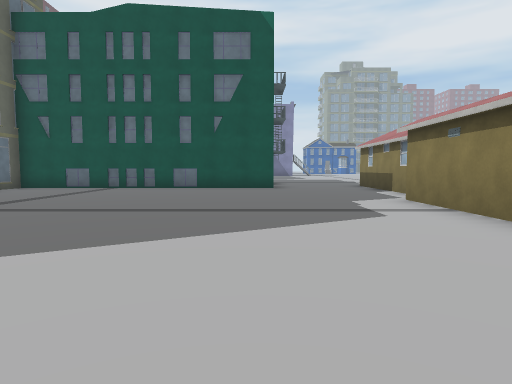
View 1 (above)

24 first-person views from a walk through a Unity game level. The camera is 1.2 m above the floor, tilts 4° down and sees 75° across. The floor is counted in squares, 2 m on a side. Each view is taken from the middle of a square. On the plan, view 1 faces up. The plan holds only what a view shows up to about 10 squares ahead; the rest is blank. The place goes on beyond the plan. The player is left out. Some surface patterns are stand-ins.

View 2
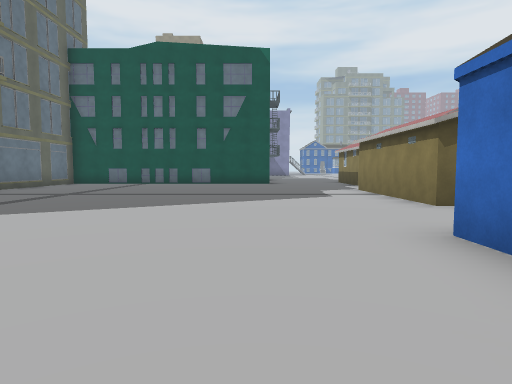

View 3
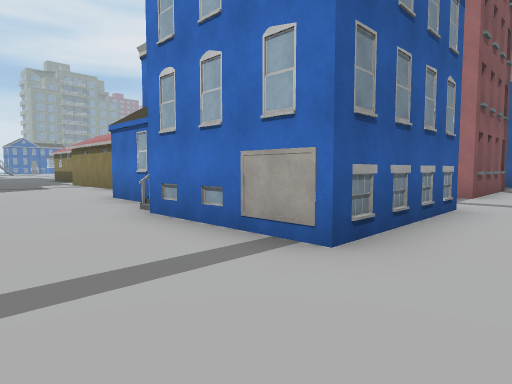

View 4
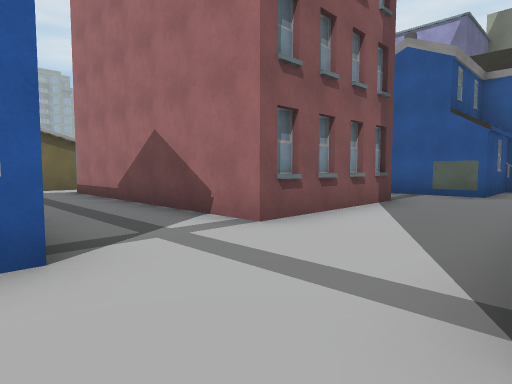

View 5
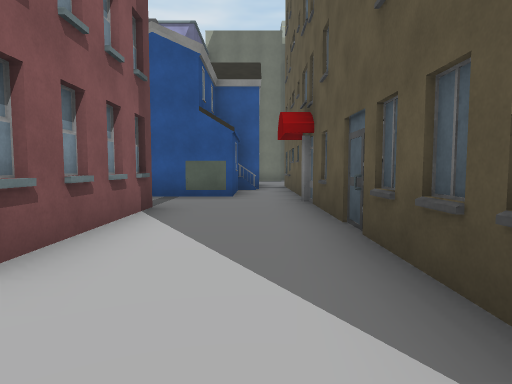

View 6
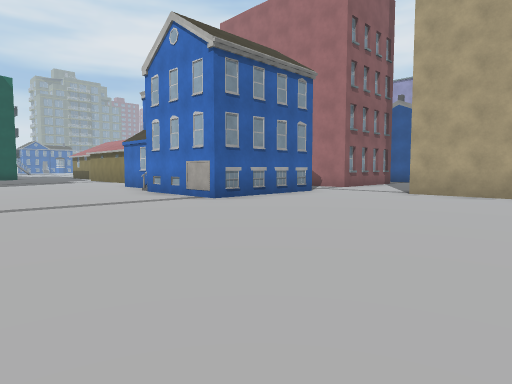

View 7
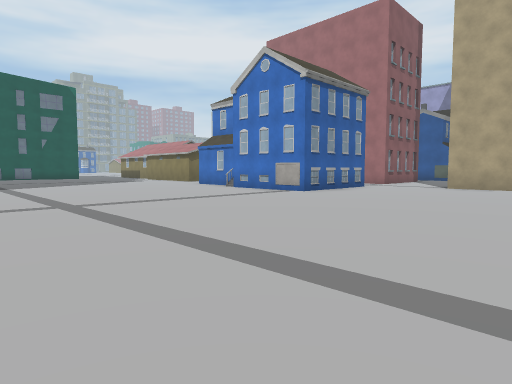

View 8
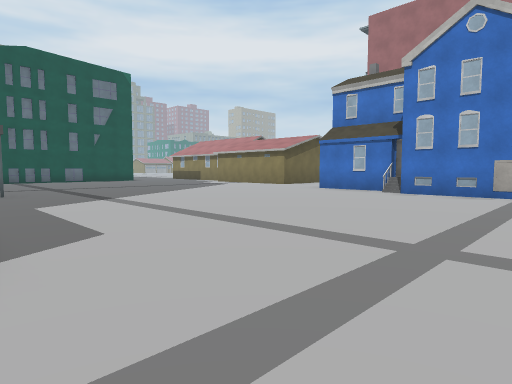

View 9
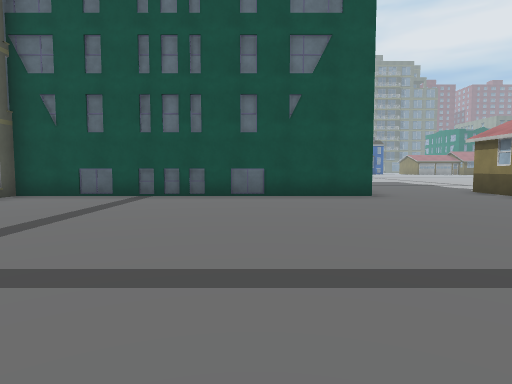

View 10
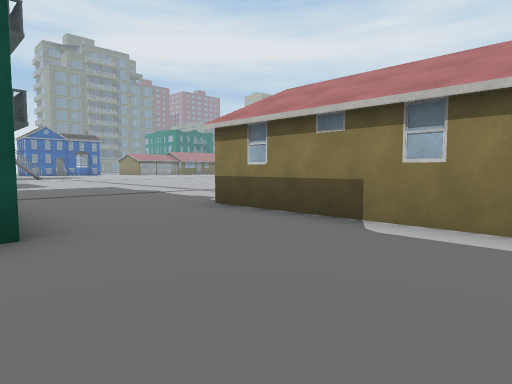

View 11
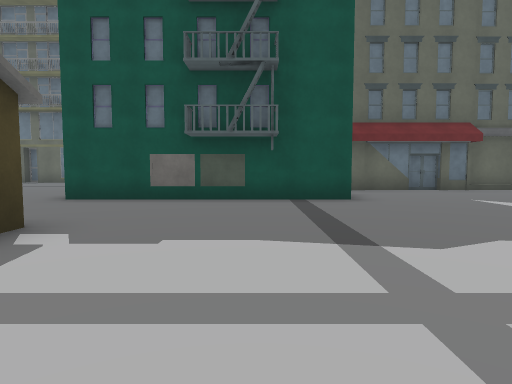

View 12
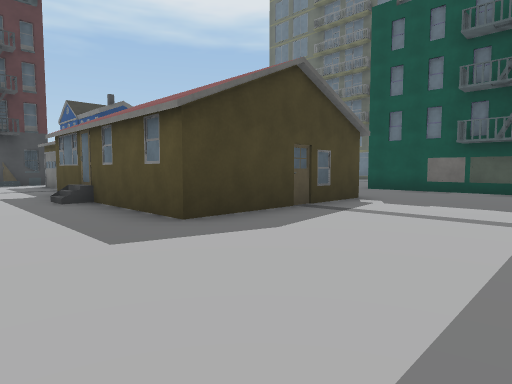

View 13
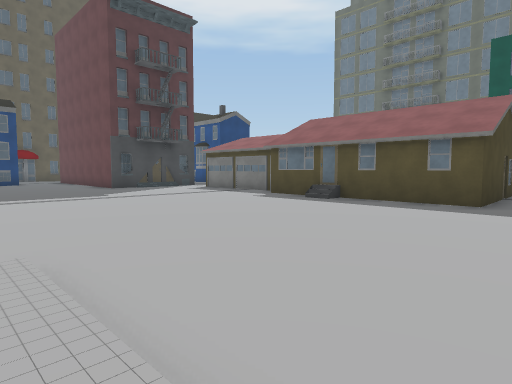

View 14
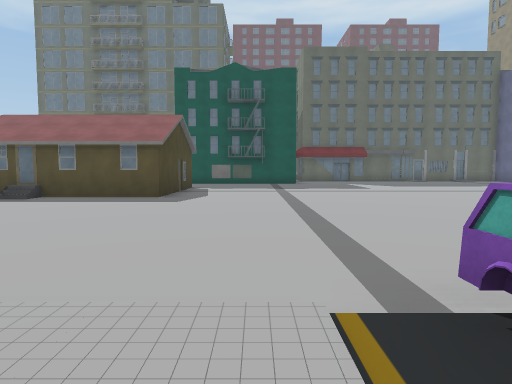

View 15
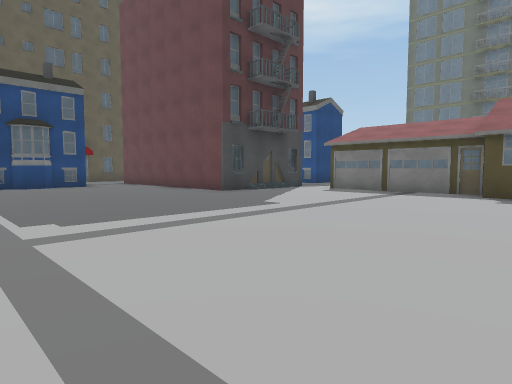

View 16
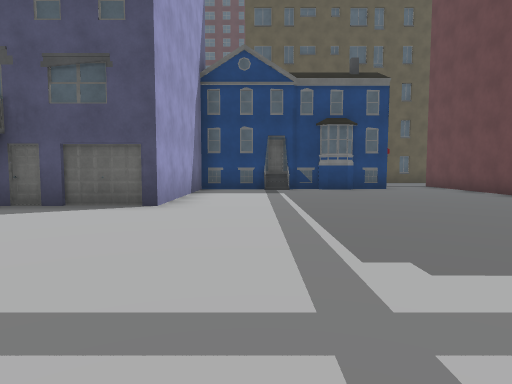

View 17
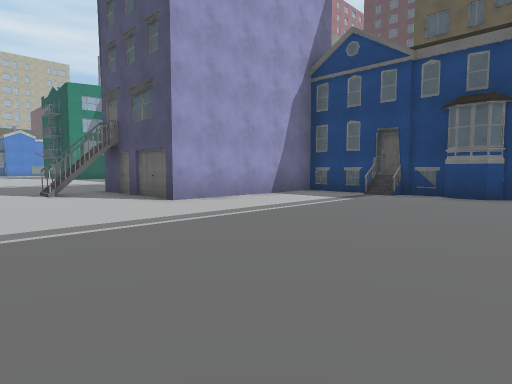

View 18
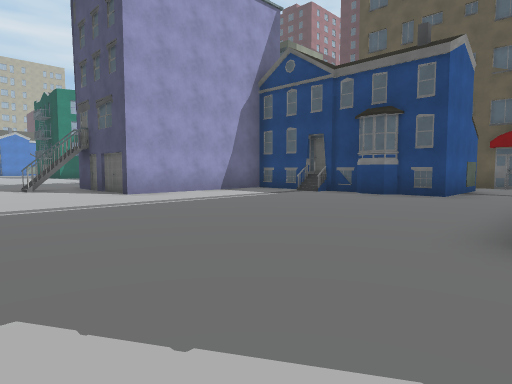

View 19
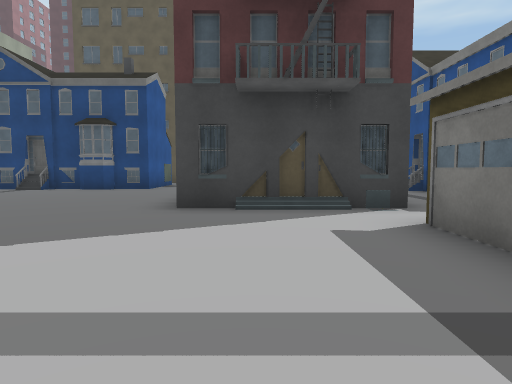

View 20
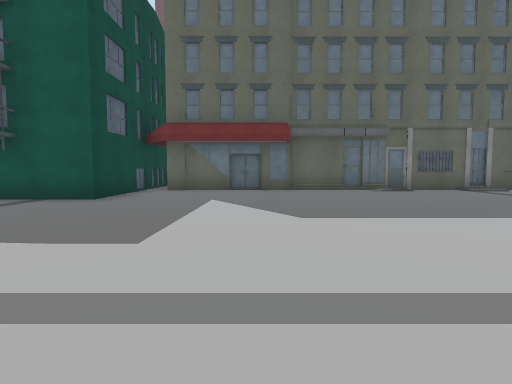

View 21
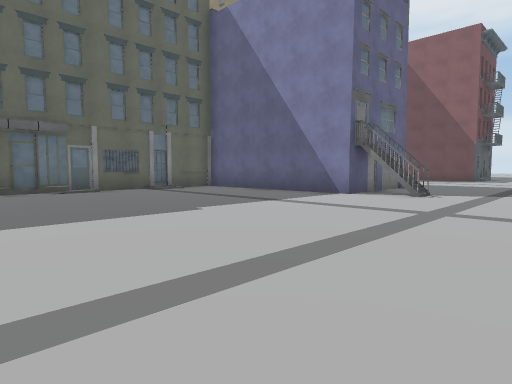

View 22
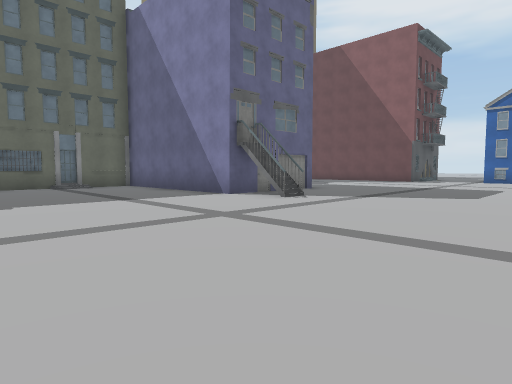

View 23
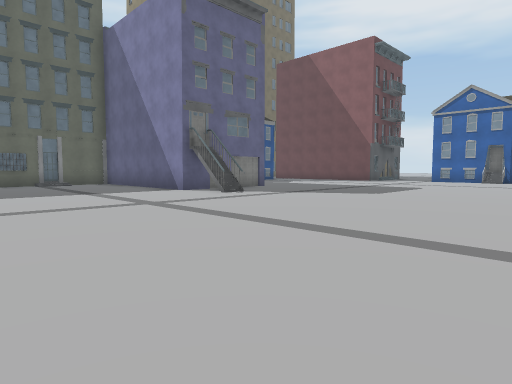

View 24
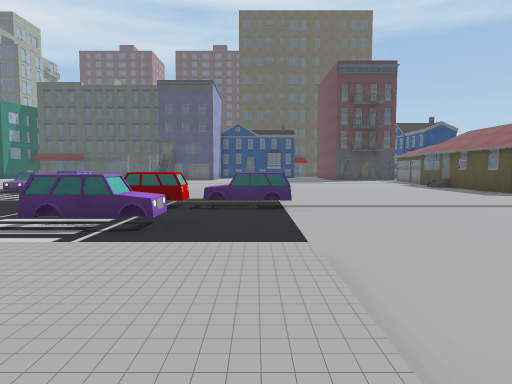

### Floor plan
Key: @ floor where view 1 was taken; # wall or solid block; x gap in a wall; . main floor; : floor 0.25 m higher than the main floor; / step, stairs or slope; B building; O other object.
Columns run from 7 left of view 1 to 21 right of it. Each row starts with its distance up from view 1.
 33              ....
 32             ......
 31            .......
 30           #.......
 29           #.......
 28           ##......
 27        ####.......
 26     # .............
 25     #/.............
 24     #B.............
 23     #..............
 22     #..............
 21     #..........       :
 20     #..........
 19     #............   ..
 18     #............. .......
 17     #..................OO.
 16     #B##...................
 15        #..............OOO ..
 14        #..............:::  .
 13        #..............:    O
 12        #..............     O
 11 #      #...#####......
 10 ...........#   #.......
  9 ...........#   #.......
  8  ..........#   #........
  7 ...........#  ##........
  6 ..........##  #.........
  5  .........#   B..........
  4  .........#   #...........
  3  .........#   B..............
  2  ..........  ..............#x
  1  ..........  .####.........x.
  0  ......@.B   .#  #.......####
 -1  ........#  ..#  #.......#
 -2 .........B  ..#  #.......#
 -3 ........#  #B.#  #.......#
 -4 ........#  #..## #.###B###
 -5 ........#   ..B###.###
 -6 ...................B###
 -7  .....................#
 -8  ............##########B
 -9  ............
-10  ............
-11  ........

Positions as (right, up) in squares from view 1, and headings:
1: (0, 0), facing up
2: (0, -3), facing up
3: (-1, -7), facing up-right
4: (4, -8), facing up-right
5: (5, -7), facing right
6: (-3, -11), facing up-right
7: (-6, -11), facing up-right
8: (-7, -6), facing up-right
9: (-2, 3), facing up
10: (0, 7), facing up-right
11: (7, 14), facing left
12: (10, 15), facing down-left
13: (15, 13), facing down-left
14: (16, 14), facing left
15: (16, 8), facing down-left
16: (16, 6), facing down
17: (12, 4), facing down-right
18: (10, 4), facing down-right
19: (9, 6), facing down
20: (7, 19), facing left
21: (7, 20), facing up-left
22: (9, 22), facing up-left
23: (11, 22), facing up-left
24: (15, 21), facing down
